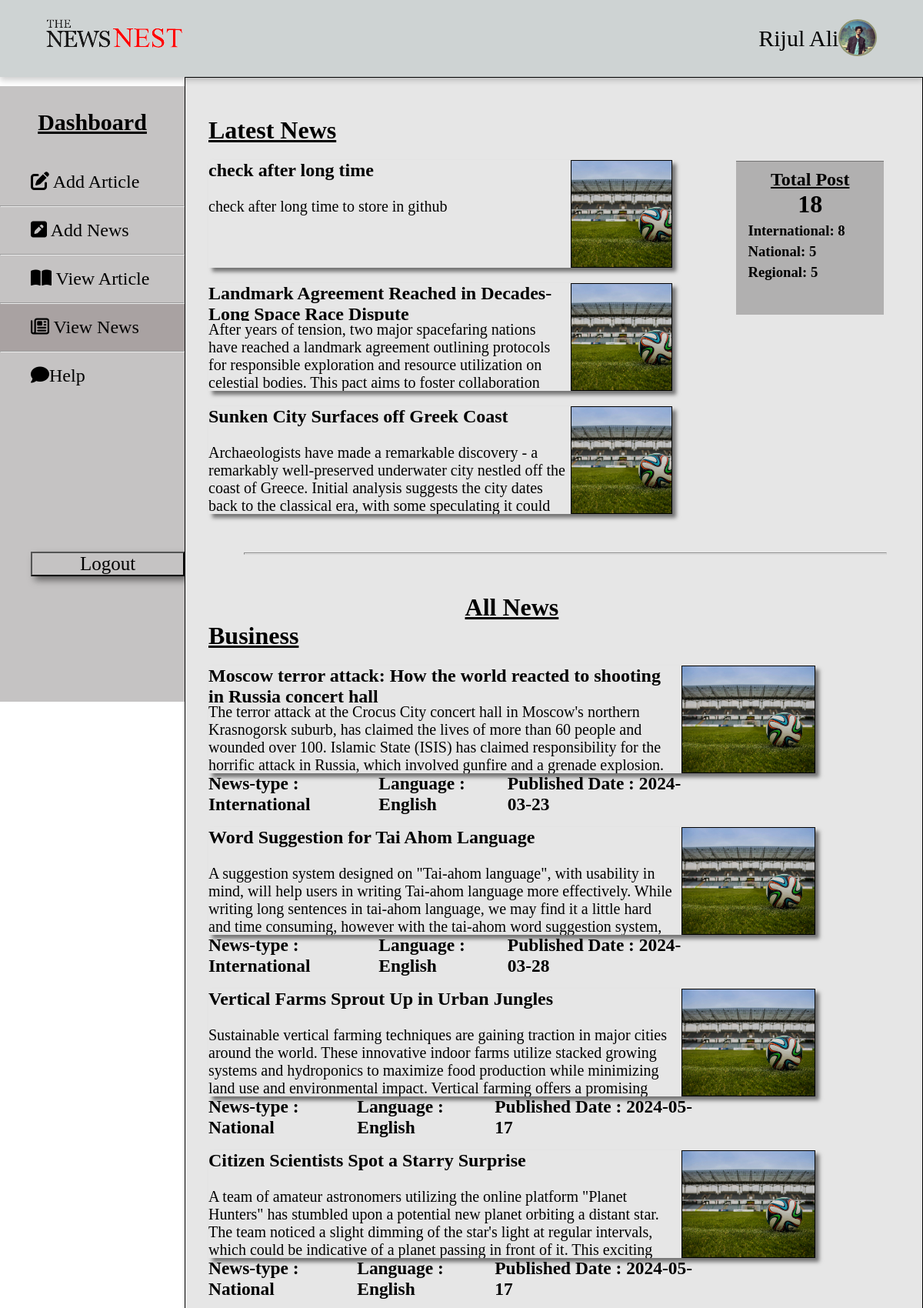
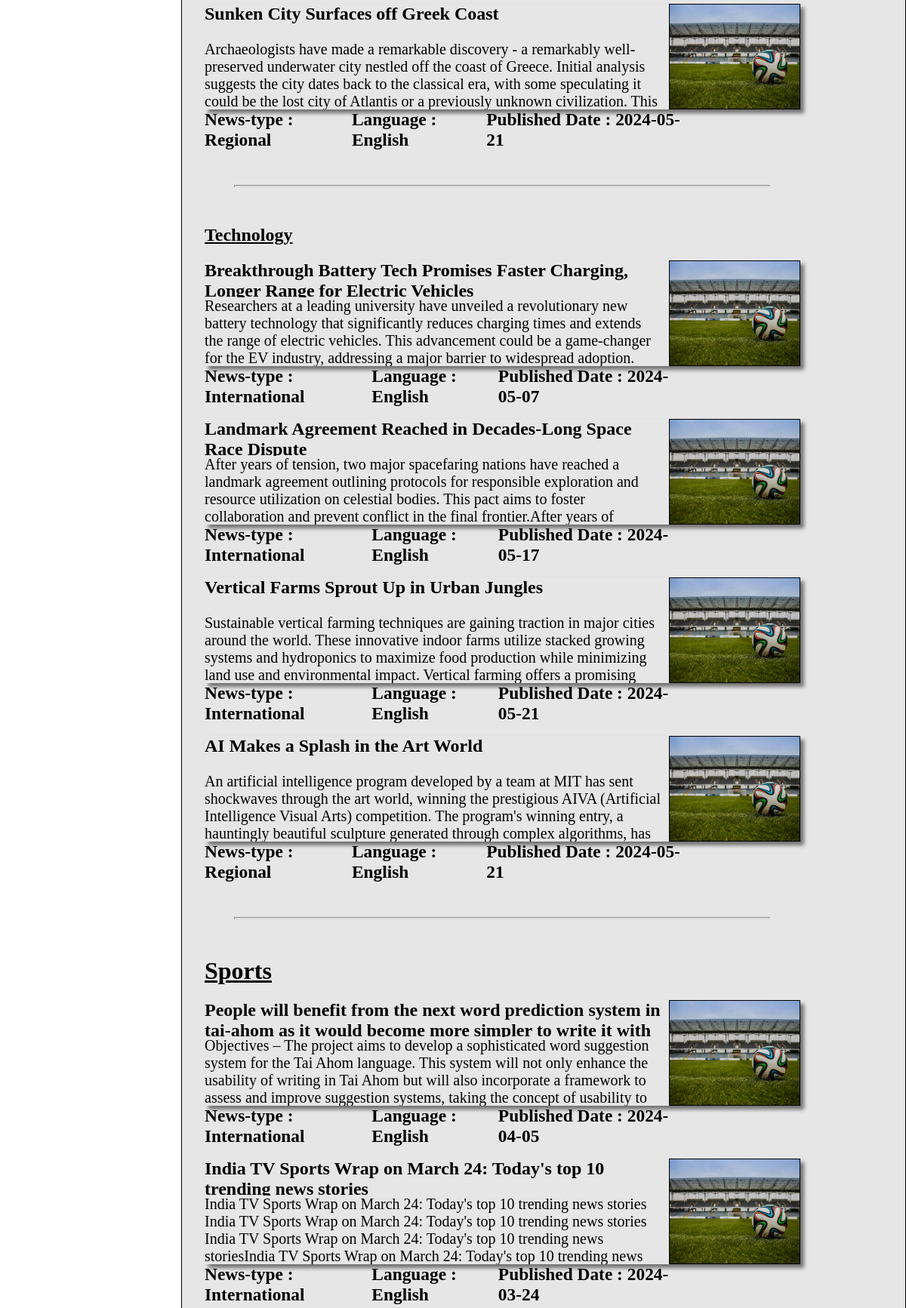
The page /dashboard_view_news.php (signed in, upper part) on the database its author committed (2 pictures, top to bottom).
### tables this page shows
CREATE TABLE `news` (
  `news_id` int(30) NOT NULL,
  `title` varchar(500) NOT NULL,
  `content` text NOT NULL,
  `published_date` date NOT NULL,
  `user_id2` int(30) NOT NULL,
  `language_id` int(30) NOT NULL,
  `content_type_id` int(30) NOT NULL,
  `category_id` int(30) NOT NULL,
  `image1` varchar(100) NOT NULL,
  `image2` varchar(100) NOT NULL
);

CREATE TABLE `content_type` (
  `content_type_id` int(30) NOT NULL,
  `content_type_name` varchar(100) NOT NULL
);

CREATE TABLE `language_type` (
  `language_id` int(50) NOT NULL,
  `language_name` varchar(100) NOT NULL
);

### dashboard_view_news.php (the view, shortened to what this page needs)
<?php
include('dbconnection.php');
$userId = isset($_SESSION['user_id']) ? $_SESSION['user_id']:'';
$stmt_latest = $conn->prepare("SELECT * FROM news WHERE user_id2 = ? ORDER BY news_id DESC");
$stmt_latest->bind_param("i", $userId);
$stmt_latest->execute();
$latest_news_details = $stmt_latest->get_result();
$stmt_remaining = $conn->prepare("SELECT * FROM news WHERE user_id2 = ?");
$stmt_remaining->bind_param("i", $userId);
$stmt_remaining->execute();
$news_details = $stmt_remaining->get_result();
$userName = isset($_SESSION['user_name']) ? $_SESSION['user_name'] :'';
$img = isset($_SESSION['img']) ? $_SESSION['img'] :'';
?>
<!DOCTYPE html>
<html lang="en">
    <head>
        <link rel="stylesheet" href="Assets/style/dashboard.css">
    </head>
    <body>
    <div class="side-menu">
        <div>
            <h3 class="dashboard-heading underline">Dashboard</h3>
            <ul>
                <div>
                <li><span><a href="dashboard_add_article.php"><i class="fa-solid fa-pen-to-square"></i> Add Article</a></span></li><hr class="hr">
                <li><span><a  href="dashboard_add_news.php"><i class="fa-solid fa-square-pen"></i> Add News</a></span></li><hr class="hr">
                <li><span><a href="dashboard_view_article.php"><i class="fa-solid fa-book-open"></i> View Article</a></span></li><hr class="hr">
                <li class="select_tab"><span><a href="index.php"><i class="fa-regular fa-newspaper"></i> View News</a></span></li><hr class="hr">
                <li><span><a href="contact.php"><i class="fa-solid fa-comment"></i>Help</a></span></li>
                </div>
                <div>
                <div class="flex">
                <li class="hoveroff" style="background-color: #cdc8c800;"><a href="logout.php" class="logout_button"><button>Logout</button></a></li>
            </div>
            </div>
            </ul>
        </div>
    </div>
     <div class="container">
            <div class="header" style="background-color: rgb(206, 211, 211);">
                <div class="nav">
                    <div class="user">
                        <div class="brand-name">
                            <a href="index.php"><img src="logo.png" alt=""></a>
                        </div>
                        <div class="user user-profile">
                           <?php
                               echo '<a href="#" class="user_name">' . htmlspecialchars($userName) . '</a>';
                           ?>
                            <div class="img-case">
                               <a href = ""><img src="Assets/image/<?php echo $img; ?>" alt=""></a>
                            </div>
                        </div>
                    </div>
                </div>
            </div>
            <div class="content">
                <div>
                    <div class="latest_news">
                       <h1 class="underline">Latest News</h1>
                       <?php
                       $count = 0;
                       while($latestNews = mysqli_fetch_assoc($latest_news_details)){
                        if ($count< 3) {
                       ?>
                       <div class=" flex latest_news1">
                        <div class="news_text">
                            <h2><?php echo $latestNews["title"] ?></h2>
                            <p><?php echo $latestNews["content"] ?></p>
                        </div>
                        <div class="news_image">
                            <img src="Assets/image/<?php echo $latestNews['image1']; ?>" alt="img">
                        </div>
                       </div>
                       <?php
                       $count = $count +1;
                        }
                       }
                       ?>
                    </div>
                    <div class="total_post">
                        <h2 class="underline" style="text-align: center;">Total Post</h2>
                        <?php
                        $total_posts = $news_details->num_rows;
                        ?>
                        <h1 style="text-align: center;"><?php echo $total_posts; ?></h1>
                        <?php
                        $international_count = 0;
                        $national_count = 0;
                        $regional_count = 0;
                        while ($row = mysqli_fetch_assoc($news_details)) {
                            $stmt = $conn->prepare("SELECT * FROM content_type WHERE content_type_id = ?");
                            $stmt->bind_param('i', $row['content_type_id']);
                            $stmt->execute();
                            $contentTypeId = $stmt->get_result();
                            $contentId = mysqli_fetch_assoc($contentTypeId);
                            if ($contentId['content_type_name'] == "International") {
                                $international_count++;
                            } elseif ($contentId['content_type_name'] == "National") {
                                $national_count++;
                            } elseif ($contentId['content_type_name'] == "Regional") {
                                $regional_count++;
                            }
                        }
                        ?>
                        <div class="post_count">
                            <h3>International: <?php echo $international_count?></h3>
                        </div>
                        <div class="post_count">
                            <h3>National: <?php echo $national_count?></h3>
                        </div>
                        <div class="post_count">
                            <h3>Regional: <?php echo $regional_count?></h3>
                        </div>
                    </div>
                </div>
                <hr class = "hrline">
                <?php mysqli_data_seek($news_details, 0); ?>
                <div class="all_news">
                <h1 class="underline" style="text-align: center;">All News</h1>
                    <div>
                        <?php
                        $count = 0;
                        while($row = mysqli_fetch_assoc($news_details)){
                            $stmt = $conn->prepare("SELECT * FROM content_type WHERE content_type_id = ?");
                            $stmt->bind_param('i', $row['content_type_id']);
                            $stmt->execute();
                            $contentTypeId = $stmt->get_result();
                            $contentId = mysqli_fetch_assoc($contentTypeId);
                            $stmt = $conn->prepare("SELECT * FROM news_category WHERE category_id = ?");
                            $stmt->bind_param('i', $row['category_id']);
                            $stmt->execute();
                            $category_Id = $stmt->get_result();
                            $categoryId = mysqli_fetch_assoc($category_Id);
                            $stmt = $conn->prepare("SELECT * FROM language_type WHERE language_id = ?");
                            $stmt->bind_param('i', $row['language_id']);
                            $stmt->execute();
                            $language_Id = $stmt->get_result();
                            $languageId = mysqli_fetch_assoc($language_Id);
                        if($categoryId['category_name'] == "Business"){
                            if($count < 1){
                        ?>
                        <h1 class="underline">Business</h1>
                        <?php
                            $count = $count+1;
                        }
                        ?>
                        <div>
                            <a href="category_news.php#business">
                            <div class=" flex latest_news1">
                                <div class="news_text">
                                    <h2><?php echo $row['title']; ?></h2>
                                    <p><?php echo $row['content']; ?></p>
                                </div>
                                <div class="news_image">
                                    <img src="Assets/image/<?php echo $row['image1']; ?>" alt="img">
                            </div>
                        </div>
                     </a>
                        <div class="flex news_details">
                            <div class="news_type_box">
                                <h3>News-type : <?php echo $contentId['content_type_name'] ?></h3>
                            </div>
                            <div class="news_type_box">
                                <h3>Language : <?php echo $languageId['language_name'] ?></h3>
                            </div>
                            <div class="news_type_box">
                                <h3>Published Date : <?php echo $row['published_date'] ?></h3>
                            </div>
                        </div>
                        <?php
                             }
                        }
                        ?>
                <?php
                mysqli_data_seek($news_details, 0); ?>
                <hr class = "hrline">
                <?php
                $count = 0;
                   while($row = mysqli_fetch_assoc($news_details)){
                    $stmt = $conn->prepare("SELECT * FROM content_type WHERE content_type_id = ?");
                    $stmt->bind_param('i', $row['content_type_id']);
                    $stmt->execute();
                    $contentTypeId = $stmt->get_result();
                    $contentId = mysqli_fetch_assoc($contentTypeId);
                    $stmt = $conn->prepare("SELECT * FROM news_category WHERE category_id = ?");
                    $stmt->bind_param('i', $row['category_id']);
                    $stmt->execute();
                    $category_Id = $stmt->get_result();
                    $categoryId = mysqli_fetch_assoc($category_Id);
                    $stmt = $conn->prepare("SELECT * FROM language_type WHERE language_id = ?");
                    $stmt->bind_param('i', $row['language_id']);
                    $stmt->execute();
                    $language_Id = $stmt->get_result();
                    $languageId = mysqli_fetch_assoc($language_Id);
                if($categoryId['category_name'] == "Technology"){
                    if($count < 1){
                ?>
                    <h2 class="underline">Technology</h2>
                    <?php
                        $count ++;
                    }
                    ?>
                <div>
                        <a href="category_news.php#technology">
                        <div class=" flex latest_news1">
                            <div class="news_text">
                                <h2><?php echo $row['title']; ?></h2>
                                <p><?php echo $row['content']; ?></p>
                            </div>
                            <div class="news_image">
                                <img src="Assets/image/<?php echo $row['image1']; ?>" alt="img">
                            </div>
                        </div>
                        </a>
                    <div class="flex news_details">
                        <div class="news_type_box">
                            <h3>News-type : <?php echo $contentId['content_type_name'] ?></h3>
                        </div>
                        <div class="news_type_box">
                            <h3>Language : <?php echo $languageId['language_name'] ?></h3>
                        </div>
                        <div class="news_type_box">
                                <h3>Published Date : <?php echo $row['published_date'] ?></h3>
                            </div>
                    </div>
                    <?php
                         }
                    }
                    ?>
                    <?php
                    mysqli_data_seek($news_details, 0); ?>
                    <hr class = "hrline">
                <?php
                $Count = 0;
                   while($row = mysqli_fetch_assoc($news_details)){
                    $stmt = $conn->prepare("SELECT * FROM content_type WHERE content_type_id = ?");
                    $stmt->bind_param('i', $row['content_type_id']);
                    $stmt->execute();
                    $contentTypeId = $stmt->get_result();
                    $contentId = mysqli_fetch_assoc($contentTypeId);
                    $stmt = $conn->prepare("SELECT * FROM news_category WHERE category_id = ?");
                    $stmt->bind_param('i', $row['category_id']);
                    $stmt->execute();
                    $category_Id = $stmt->get_result();
                    $categoryId = mysqli_fetch_assoc($category_Id);
                    $stmt = $conn->prepare("SELECT * FROM language_type WHERE language_id = ?");
                    $stmt->bind_param('i', $row['language_id']);
                    $stmt->execute();
                    $language_Id = $stmt->get_result();
                    $languageId = mysqli_fetch_assoc($language_Id);
                if($categoryId['category_name'] == "Sports"){
                        if($Count < 1){
                            ?>
                        <h1 class= "underline">Sports</h1>
                        <?php
                        $Count = $Count+1;
                    }
                    ?>
                    <div>
                        <a href="category_news.php#sports">
                        <div class=" flex latest_news1">
                            <div class="news_text">
                                <h2><?php echo $row['title']; ?></h2>
                                <p><?php echo $row['content']; ?></p>
                            </div>
                            <div class="news_image">
                                <img src="Assets/image/<?php echo $row['image1']; ?>" alt="img">
                            </div>
                        </div>
                        </a>
                    <div class="flex news_details">
                        <div class="news_type_box">
                            <h3>News-type : <?php echo $contentId['content_type_name'] ?></h3>
                        </div>
                        <div class="news_type_box">
                            <h3>Language : <?php echo $languageId['language_name'] ?></h3>
                        </div>
                        <div class="news_type_box">
                                <h3>Published Date : <?php echo $row['published_date'] ?></h3>
                            </div>
                    </div>
                    <?php
                        }
                    }
                    ?>
    </div>
</body>
</html>

### rows shown on the page
news: title "check after long time", content "check after long time to store in github", image1 (picture)
news: title "Landmark Agreement Reached in Decades-Long Space Race Dispute", content "After years of tension, two major spacefaring nations have reached a landmark agreement outlining protocols for responsible exploration and resource utilization on celestial bodies. This pact aims to foster collaboration…", image1 (picture)
news: title "Sunken City Surfaces off Greek Coast", content "Archaeologists have made a remarkable discovery - a remarkably well-preserved underwater city nestled off the coast of Greece. Initial analysis suggests the city dates back to the classical era, with some speculating it could…", image1 (picture), content "Archaeologists have made a remarkable discovery - a remarkably well-preserved underwater city nestled off the coast of Greece. Initial analysis suggests the city dates back to the classical era, with some speculating it could be the lost city of Atlantis or a previously unknown civilization. This…", content_type.content_type_name "Regional", language.language_name "English", published_date "2024-05-21"
news: shows "Business", title "Moscow terror attack: How the world reacted to shooting in Russia concert hall", content "The terror attack at the Crocus City concert hall in Moscow's northern Krasnogorsk suburb, has claimed the lives of more than 60 people and wounded over 100. Islamic State (ISIS) has claimed responsibility for the horrific attack in Russia, which involved gunfire and a grenade explosion.…", image1 (picture), content_type.content_type_name "International", language.language_name "English", published_date "2024-03-23"
news: title "Word Suggestion for Tai Ahom Language", content "A suggestion system designed on \"Tai-ahom language\", with usability in mind, will help users in writing Tai-ahom language more effectively. While writing long sentences in tai-ahom language, we may find it a little hard and time consuming, however with the tai-ahom word suggestion system,…", image1 (picture), content_type.content_type_name "International", language.language_name "English", published_date "2024-03-28"
news: title "Vertical Farms Sprout Up in Urban Jungles", content "Sustainable vertical farming techniques are gaining traction in major cities around the world. These innovative indoor farms utilize stacked growing systems and hydroponics to maximize food production while minimizing land use and environmental impact. Vertical farming offers a promising…", image1 (picture), content_type.content_type_name "National", language.language_name "English", published_date "2024-05-17"
news: title "Citizen Scientists Spot a Starry Surprise", content "A team of amateur astronomers utilizing the online platform \"Planet Hunters\" has stumbled upon a potential new planet orbiting a distant star. The team noticed a slight dimming of the star's light at regular intervals, which could be indicative of a planet passing in front of it. This exciting…", image1 (picture), content_type.content_type_name "National", language.language_name "English", published_date "2024-05-17"
news: shows "Technology", title "Breakthrough Battery Tech Promises Faster Charging, Longer Range for Electric Vehicles", content "Researchers at a leading university have unveiled a revolutionary new battery technology that significantly reduces charging times and extends the range of electric vehicles. This advancement could be a game-changer for the EV industry, addressing a major barrier to widespread adoption.", image1 (picture), content_type.content_type_name "International", language.language_name "English", published_date "2024-05-07"
news: title "Landmark Agreement Reached in Decades-Long Space Race Dispute", content "After years of tension, two major spacefaring nations have reached a landmark agreement outlining protocols for responsible exploration and resource utilization on celestial bodies. This pact aims to foster collaboration and prevent conflict in the final frontier.After years of…", image1 (picture), content_type.content_type_name "International", language.language_name "English", published_date "2024-05-17"
news: title "Vertical Farms Sprout Up in Urban Jungles", content "Sustainable vertical farming techniques are gaining traction in major cities around the world. These innovative indoor farms utilize stacked growing systems and hydroponics to maximize food production while minimizing land use and environmental impact. Vertical farming offers a promising…", image1 (picture), content_type.content_type_name "International", language.language_name "English", published_date "2024-05-21"
news: title "AI Makes a Splash in the Art World", content "An artificial intelligence program developed by a team at MIT has sent shockwaves through the art world, winning the prestigious AIVA (Artificial Intelligence Visual Arts) competition. The program's winning entry, a hauntingly beautiful sculpture generated through complex algorithms, has…", image1 (picture), content_type.content_type_name "Regional", language.language_name "English", published_date "2024-05-21"
news: shows "Sports", title "People will benefit from the next word prediction system in tai-ahom as it would become more simpler to write it with…", content "Objectives – The project aims to develop a sophisticated word suggestion system for the Tai Ahom language. This system will not only enhance the usability of writing in Tai Ahom but will also incorporate a framework to assess and improve suggestion systems, taking the concept of usability to…", image1 (picture), content_type.content_type_name "International", language.language_name "English", published_date "2024-04-05"
news: title "India TV Sports Wrap on March 24: Today's top 10 trending news stories", content "India TV Sports Wrap on March 24: Today's top 10 trending news stories India TV Sports Wrap on March 24: Today's top 10 trending news stories India TV Sports Wrap on March 24: Today's top 10 trending news storiesIndia TV Sports Wrap on March 24: Today's top 10 trending news…", image1 (picture), content_type.content_type_name "International", language.language_name "English", published_date "2024-03-24"

### other values the page prints
$userName "Rijul Ali"
$total_posts "18"
$international_count "8"
$national_count "5"
$regional_count "5"
